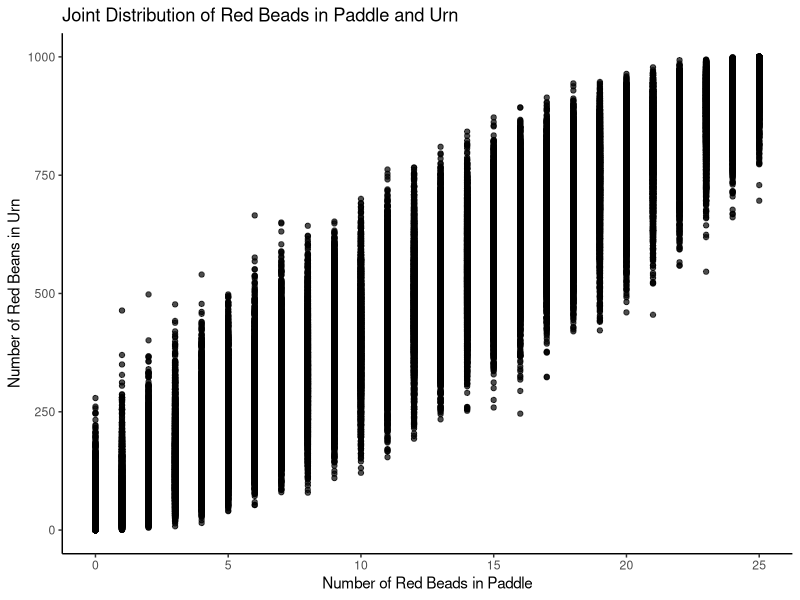
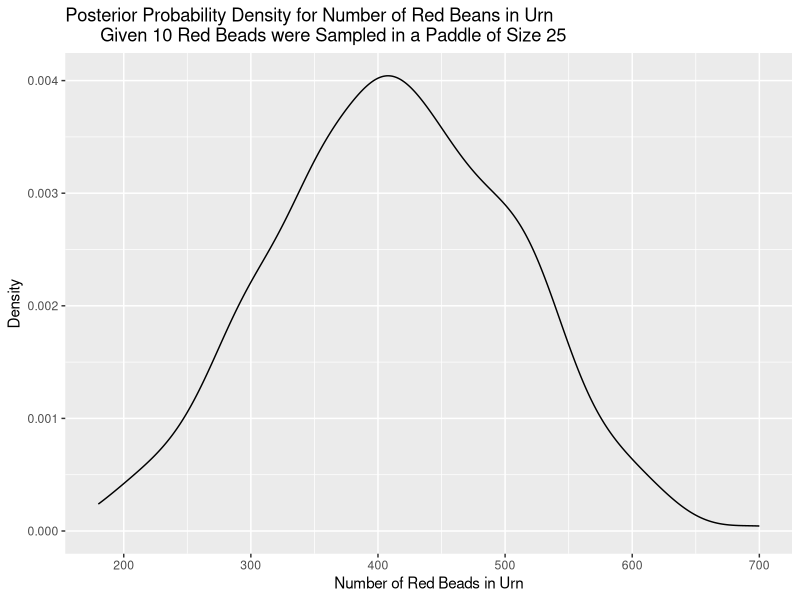

Write the R code that produced these figures, in order.
## ---- chunk 1
knitr::opts_chunk$set(echo = FALSE)
library(tidyverse)

# Build an urn with 500 red beads, 490 blue beads, and 10 yellow beads. The urn
# should have two variables: ID and color. Mix up the beads in the urn randomly.
# That is, we don't want all the red beads to have ID 1 through 500 and so on.
# Sort the urn by ID.

beads <- c(rep("red", 500), rep("blue", 490), rep("yellow", 10))

urn <- tibble(ID = 1:1000,
              color = sample(beads))

# Using the book, where a very similar example is given, is highly recommended.
# But, this example is trickier than the book because you have to mix up the
# beads before you assign the `ID` values. If you don't tell sample() how many
# you want, it just gives you back everything, reordered. Try `sample(letters)`
# to see. (Note that `letters` is a built in object in R.)
              
## ---- chunk 2
tibble(urn_red = seq(100, 700, by = 100)) %>% 
  mutate(paddle_red = map(urn_red, ~ rbinom(n = 100, size = 25, prob = ./1000))) %>% 
  unnest(paddle_red) %>% 
  sample_n(10)
## ---- chunk 3
tibble(urn_red = seq(0, 1000, by = 1)) %>% 
  mutate(paddle_red = map(urn_red, ~ rbinom(n = 100, size = 25, prob = ./1000))) %>% 
  unnest(paddle_red) %>% 
  ggplot(aes(x = paddle_red, y = urn_red)) + 
  geom_point(alpha = 0.7) +
  labs(title = 'Joint Distribution of Red Beads in Paddle and Urn',
       x = 'Number of Red Beads in Paddle',
       y = 'Number of Red Beans in Urn') + 
  theme_classic()

# For each number of beads in the paddle, we get a range of possible number of 
# red beads in the urn.
## ---- chunk 4
tibble(urn_red = seq(0, 1000, by = 10)) %>% 
  mutate(paddle_red = map(urn_red, ~ rbinom(n = 100, size = 25, prob = ./1000))) %>% 
  unnest(paddle_red) %>% 
  filter(paddle_red == 10) %>%
  ggplot(aes(x = urn_red)) + 
  geom_density() + 
  labs(title = 'Posterior Probability Density for Number of Red Beans in Urn
       Given 10 Red Beads were Sampled in a Paddle of Size 25',
       x = 'Number of Red Beads in Urn',
       y = 'Density')
